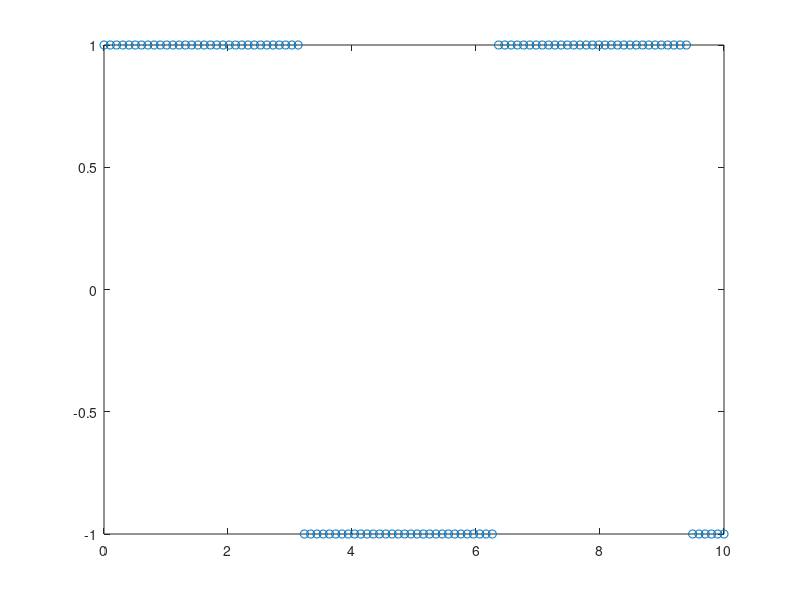

MATLAB code for this plot: (Note: this script raises an error after producing the figure.)
clc; clear; close all;
t = linspace(0, 10, 100);
x = square(t);
plot(t,x,'o');
hold on

fx = fit(t', x', 'SmoothingSpline');
len3 = 200;
t3 = linspace(0,10,len3);
x3 = feval(fx, t3)';
plot(t3, x3)

% fx = fit(t', t', 'SmoothingSpline');
% fy = fit(t', x', 'SmoothingSpline');
% t3 = linspace(0, 10, 200);
% r3 = [
%     feval(fx, t3)';
%     feval(fy, t3)';
% ];
% plot(r3(1,:),r3(2,:))